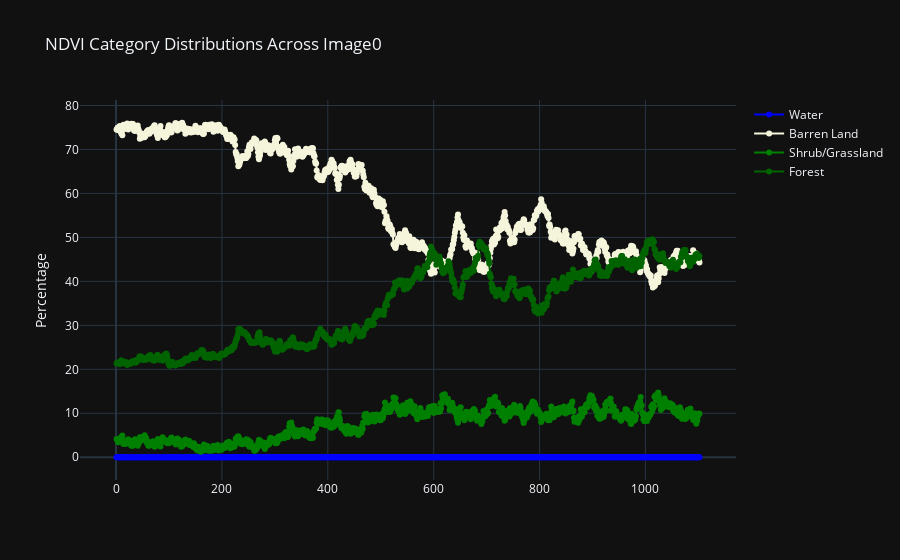
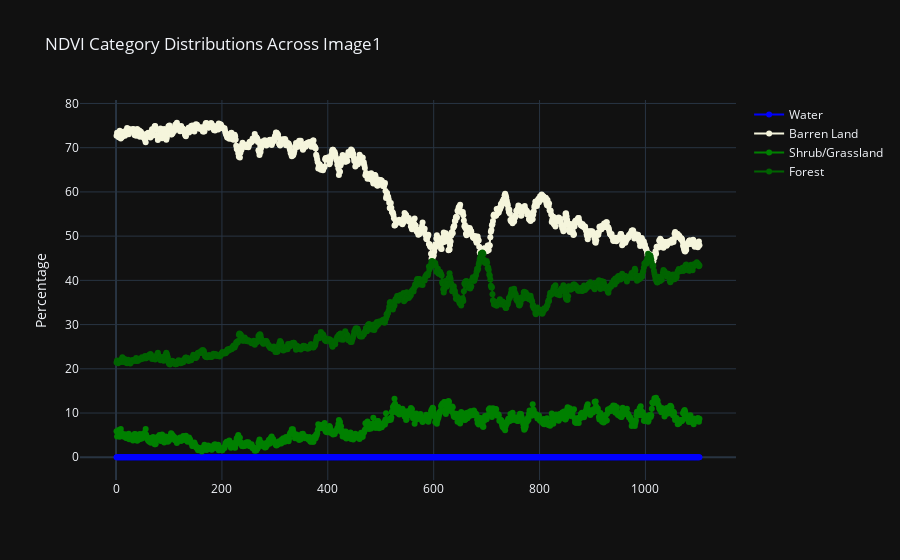
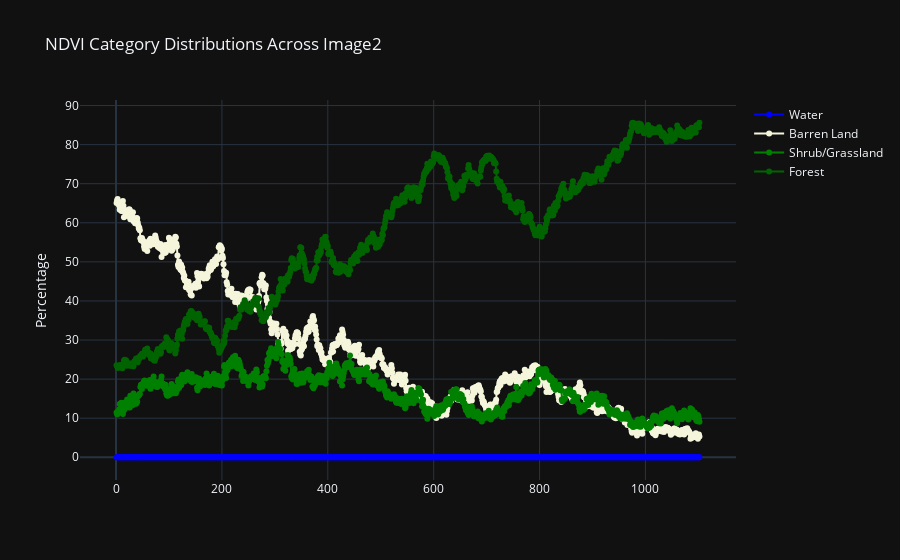

Notebook code for these charts, in order:
### Code cell
i=0
for ndvi_data in ndvi_data_list:
    plot_category_distributions_with_plotly(ndvi_data,i)
    i+=1

### Figure 1 — Plotly figure (JSON) as saved in the notebook; plotly's stock layout.template omitted (floating-point values rounded to 4 significant figures; data arrays with more than 128 entries replaced by an {"elided": "..."} marker saying what was removed)
{"data": [{"line": {"color": "blue"}, "mode": "lines+markers", "name": "Water", "type": "scatter", "x": {"elided": "1102 int values"}, "y": {"elided": "1102 int values"}}, {"line": {"color": "beige"}, "mode": "lines+markers", "name": "Barren Land", "type": "scatter", "x": {"elided": "1102 int values"}, "y": {"elided": "1102 float values"}}, {"line": {"color": "green"}, "mode": "lines+markers", "name": "Shrub/Grassland", "type": "scatter", "x": {"elided": "1102 int values"}, "y": {"elided": "1102 float values"}}, {"line": {"color": "darkgreen"}, "mode": "lines+markers", "name": "Forest", "type": "scatter", "x": {"elided": "1102 int values"}, "y": {"elided": "1102 float values"}}], "layout": {"title": {"text": "NDVI Category Distributions Across Image0"}, "yaxis": {"title": {"text": "Percentage"}}}}

### Figure 2 — Plotly figure (JSON) as saved in the notebook; plotly's stock layout.template omitted (floating-point values rounded to 4 significant figures; data arrays with more than 128 entries replaced by an {"elided": "..."} marker saying what was removed)
{"data": [{"line": {"color": "blue"}, "mode": "lines+markers", "name": "Water", "type": "scatter", "x": {"elided": "1102 int values"}, "y": {"elided": "1102 int values"}}, {"line": {"color": "beige"}, "mode": "lines+markers", "name": "Barren Land", "type": "scatter", "x": {"elided": "1102 int values"}, "y": {"elided": "1102 float values"}}, {"line": {"color": "green"}, "mode": "lines+markers", "name": "Shrub/Grassland", "type": "scatter", "x": {"elided": "1102 int values"}, "y": {"elided": "1102 float values"}}, {"line": {"color": "darkgreen"}, "mode": "lines+markers", "name": "Forest", "type": "scatter", "x": {"elided": "1102 int values"}, "y": {"elided": "1102 float values"}}], "layout": {"title": {"text": "NDVI Category Distributions Across Image1"}, "yaxis": {"title": {"text": "Percentage"}}}}

### Figure 3 — Plotly figure (JSON) as saved in the notebook; plotly's stock layout.template omitted (floating-point values rounded to 4 significant figures; data arrays with more than 128 entries replaced by an {"elided": "..."} marker saying what was removed)
{"data": [{"line": {"color": "blue"}, "mode": "lines+markers", "name": "Water", "type": "scatter", "x": {"elided": "1102 int values"}, "y": {"elided": "1102 int values"}}, {"line": {"color": "beige"}, "mode": "lines+markers", "name": "Barren Land", "type": "scatter", "x": {"elided": "1102 int values"}, "y": {"elided": "1102 float values"}}, {"line": {"color": "green"}, "mode": "lines+markers", "name": "Shrub/Grassland", "type": "scatter", "x": {"elided": "1102 int values"}, "y": {"elided": "1102 float values"}}, {"line": {"color": "darkgreen"}, "mode": "lines+markers", "name": "Forest", "type": "scatter", "x": {"elided": "1102 int values"}, "y": {"elided": "1102 float values"}}], "layout": {"title": {"text": "NDVI Category Distributions Across Image2"}, "yaxis": {"title": {"text": "Percentage"}}}}
